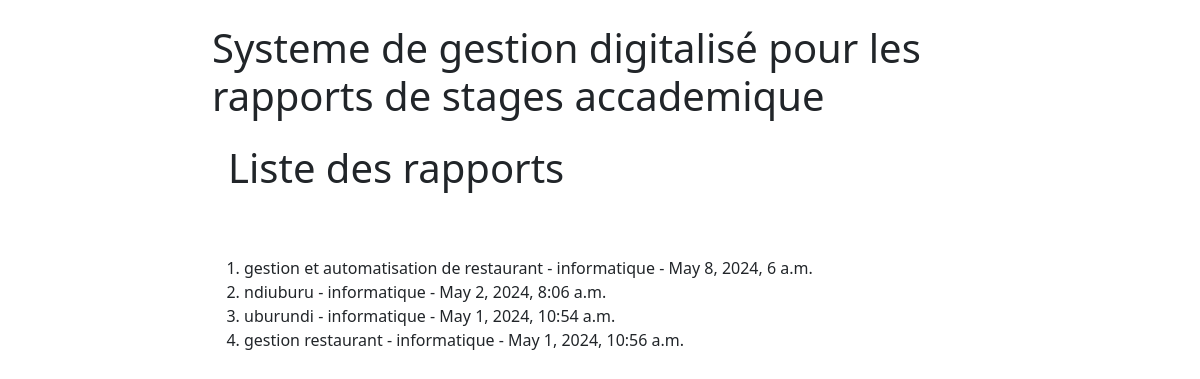
The app's page /rapports/, older data.
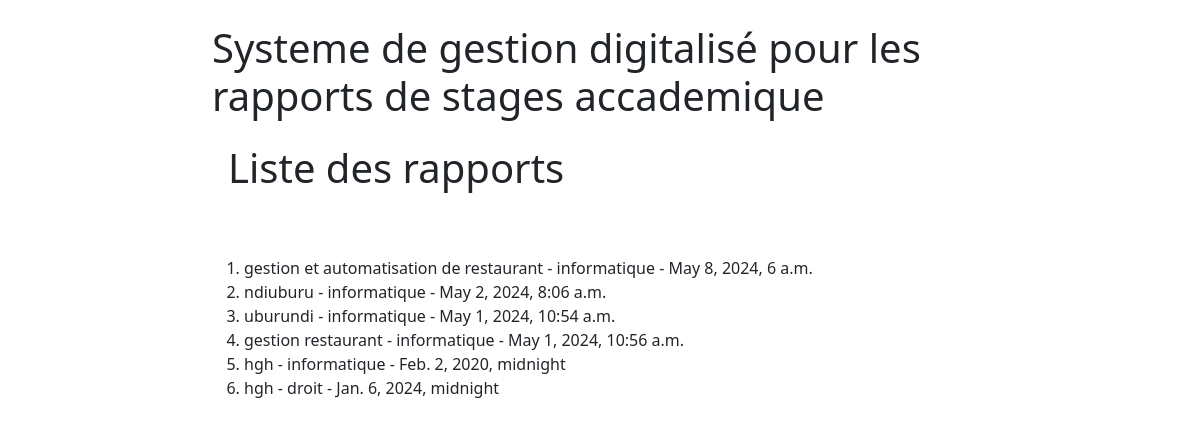
The same page, newer data.
### rapport_de_stage/models.py (models this page shows, shortened)
class Rapport(models.Model):
    sujet=models.CharField( max_length=200)
    rapport_pdf=models.FileField(upload_to='media/')
    departement=models.ForeignKey("Departement" , on_delete=models.PROTECT,null=True)
    personnel=models.ForeignKey("Personnel",on_delete=models.PROTECT)
    date_defendu=models.DateTimeField()

class Departement(models.Model):
    nom=models.CharField(max_length=60)
    faculte=models.CharField(max_length=60)
    option=models.CharField(max_length=50)
    def __str__(self):
        return self.nom

### rapport_de_stage/views.py (the view)
# urls.py: path('rapports/', views.rapport_list, name='rapport_list'),
def rapport_list(request):
    rapports = Rapport.objects.all()
    return render(request, 'rapport_list.html', {'rapports': rapports})

### template/rapport_list.html (shortened to what this page needs)
<link href="https://cdn.jsdelivr.net/npm/bootstrap@5.0.0-beta2/dist/css/bootstrap.min.css" rel="stylesheet">
{% extends 'base.html' %}
{% block content %}
<h1 class="p-3 col-12">Liste des rapports</h1>
<ol class="mt-5">
    {% for rapport in rapports %}
    <li>{{ rapport.sujet }} - {{ rapport.departement }} - {{ rapport.date_defendu }}</li>
    {% empty %}
    <li>Aucun rapport pour le moment.</li>
    {% endfor %}
</ol>
{% endblock %}

Row changes from the older to the newer data that the page shows:
added Rapport: sujet "hgh", departement "informatique", date_defendu "Feb. 2, 2020, midnight"
added Rapport: sujet "hgh", departement "droit", date_defendu "Jan. 6, 2024, midnight"
